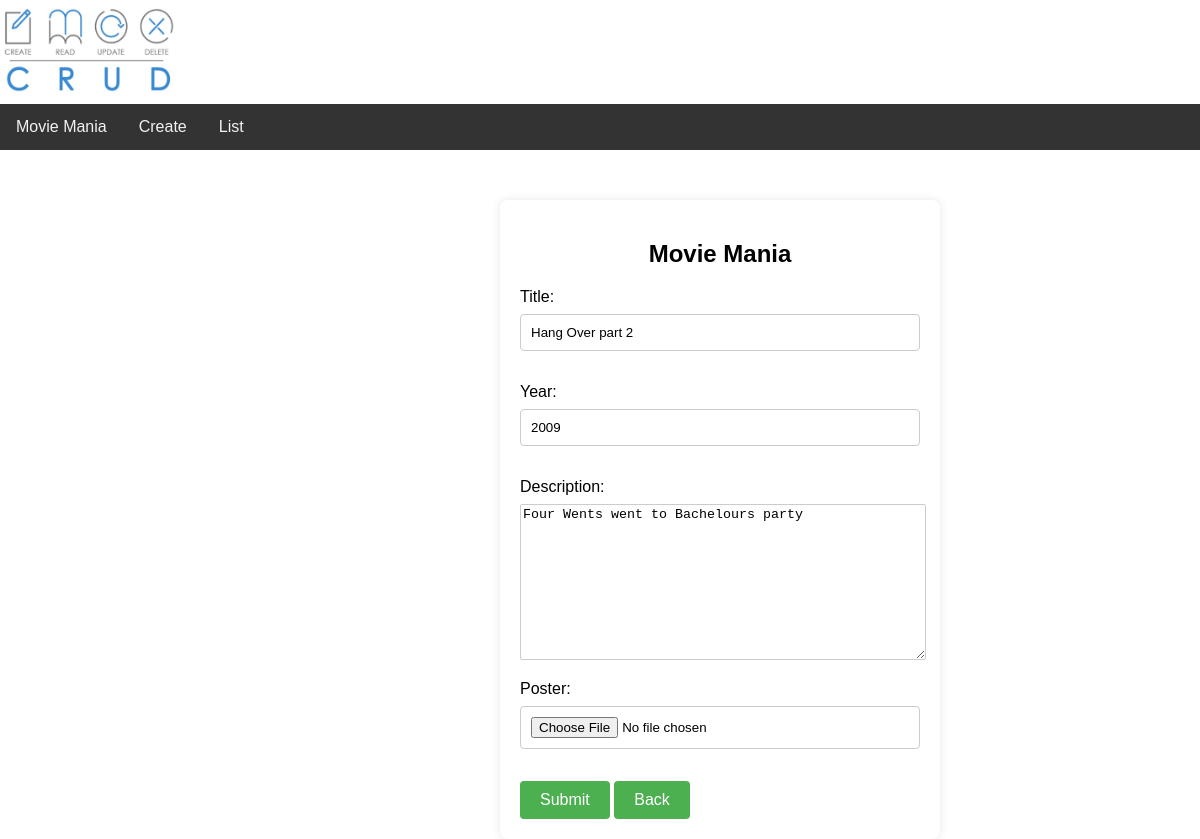
Screenshot of /edit/11 with the database file from the repository.
### myapp/models.py (models this page shows, shortened)
class MovieInfo(models.Model):
    title=models.CharField(max_length=250)
    year=models.IntegerField(null=True)
    description=models.TextField()
    poster=models.ImageField(upload_to='images/',null=True)

### myapp/views.py (the view)
# urls.py: path('edit/<pk>', views.edit,name='edit'),
def edit(request,pk):
        instance_to_be_edited=MovieInfo.objects.get(pk=pk)
        if request.POST:
             frm=MovieForm(request.POST,instance=instance_to_be_edited)
             if frm.is_valid():
                      instance_to_be_edited.save()
        else:
             frm=MovieForm(instance=instance_to_be_edited)
        return render(request,'create.html',{'frm':frm})

### myapp/forms.py
class MovieForm(ModelForm):
    class Meta:
        model = MovieInfo
        fields = '__all__'

### templates/create.html (shortened to what this page needs)
<!DOCTYPE html>
<html lang="en">
<head>
</head>
<body>
    {% extends 'blank_layout.html'%}
    {% block content %}
    <form method="post" enctype="multipart/form-data">
        <center>
            <h2>Movie Mania</h2>
        </center>
        {{frm.as_p}}
        <button type="submit">Submit</button>
        <button>
            <a href="{% url 'list'%}">Back</a>
        </button>
    </form>
    {% endblock content %}

### templates/create.html (style rules this page uses)
body { height: 800px; }
textarea { width: 100%; border: 1px solid #ccc; border-radius: 2px; }
form { margin: 50px 100px 0px 500px; background-color: #fff; padding: 20px; border-radius: 8px; box-shadow: 0 0 10px rgba(0, 0, 0, 0.1); width: 100%; max-width: 400px; }
label { display: block; margin-bottom: 8px; }
input { width: 100%; padding: 10px; margin-bottom: 16px; box-sizing: border-box; border: 1px solid #ccc; border-radius: 4px; }
button { background-color: #4caf50; color: #fff; padding: 10px 20px; border: none; border-radius: 4px; cursor: pointer; font-size: 16px; }
button a { color: white; text-decoration: none; }

### templates/menu.html (style rules this page uses)
body { font-family: Arial, sans-serif; margin: 0; padding: 0; box-sizing: border-box; }

### rows the page displays
MovieInfo: title "Hang Over part 2", year "2009", description "Four Wents went to Bachelours party"
